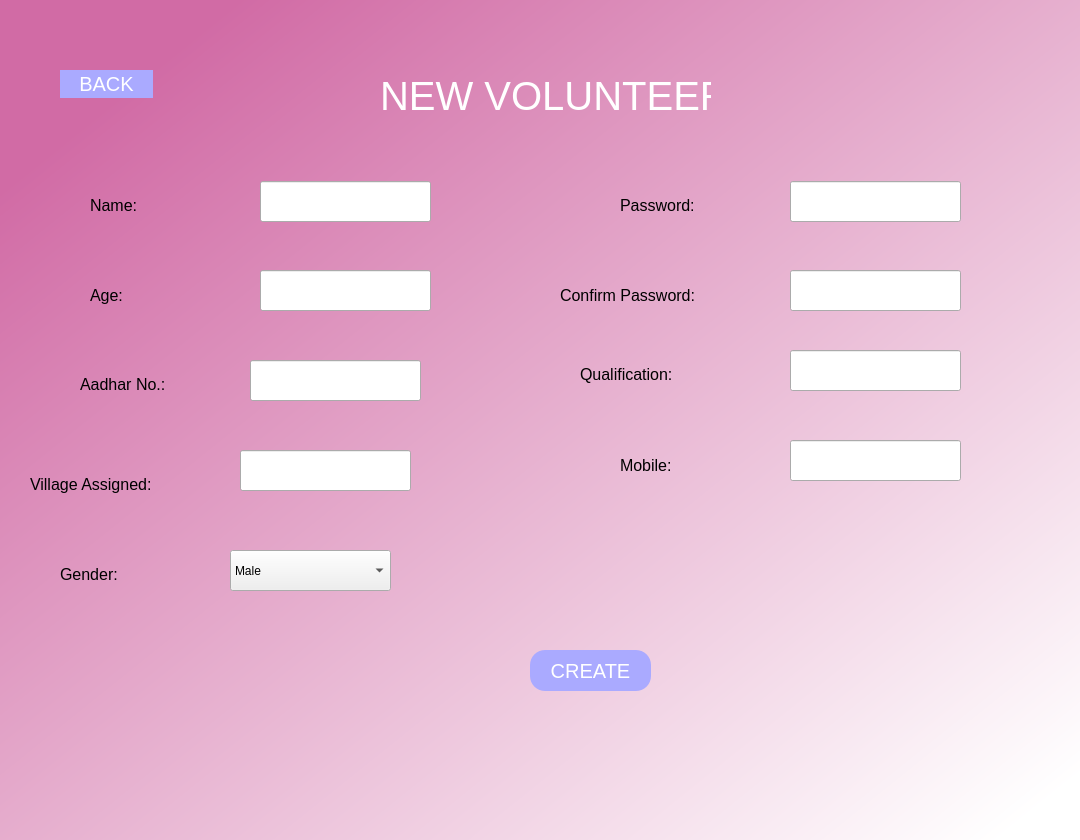
<?xml version="1.0" encoding="UTF-8"?>
<ui version="4.0">
 <class>Dialog</class>
 <widget class="QDialog" name="Dialog">
  <property name="geometry">
   <rect>
    <x>0</x>
    <y>0</y>
    <width>1080</width>
    <height>840</height>
   </rect>
  </property>
  <property name="windowTitle">
   <string>Dialog</string>
  </property>
  <property name="styleSheet">
   <string notr="true">QDialog#Dialog{
background-color: qlineargradient(spread:pad, x1:0.110526, y1:0.114, x2:0.973684, y2:0.949, stop:0 rgba(209, 107, 165, 255), stop:1 rgba(255, 255, 255, 255));
}</string>
  </property>
  <widget class="QLabel" name="label_2">
   <property name="geometry">
    <rect>
     <x>380</x>
     <y>60</y>
     <width>331</width>
     <height>71</height>
    </rect>
   </property>
   <property name="styleSheet">
    <string notr="true">color: rgb(255, 255, 255);
font-size:40px;
border-radius:15px;</string>
   </property>
   <property name="text">
    <string>NEW VOLUNTEER</string>
   </property>
  </widget>
  <widget class="QLabel" name="label_5">
   <property name="geometry">
    <rect>
     <x>90</x>
     <y>190</y>
     <width>91</width>
     <height>31</height>
    </rect>
   </property>
   <property name="styleSheet">
    <string notr="true">
font-size:16px;</string>
   </property>
   <property name="text">
    <string>Name:</string>
   </property>
  </widget>
  <widget class="QLabel" name="label_6">
   <property name="geometry">
    <rect>
     <x>90</x>
     <y>280</y>
     <width>91</width>
     <height>31</height>
    </rect>
   </property>
   <property name="styleSheet">
    <string notr="true">
font-size:16px;</string>
   </property>
   <property name="text">
    <string>Age:</string>
   </property>
  </widget>
  <widget class="QLineEdit" name="name">
   <property name="geometry">
    <rect>
     <x>260</x>
     <y>181</y>
     <width>171</width>
     <height>41</height>
    </rect>
   </property>
   <property name="styleSheet">
    <string notr="true">font-size:16px;
</string>
   </property>
   <property name="text">
    <string/>
   </property>
  </widget>
  <widget class="QLineEdit" name="age">
   <property name="geometry">
    <rect>
     <x>260</x>
     <y>270</y>
     <width>171</width>
     <height>41</height>
    </rect>
   </property>
   <property name="styleSheet">
    <string notr="true">font-size:16px;
</string>
   </property>
   <property name="text">
    <string/>
   </property>
  </widget>
  <widget class="QLabel" name="label_7">
   <property name="geometry">
    <rect>
     <x>30</x>
     <y>469</y>
     <width>131</width>
     <height>31</height>
    </rect>
   </property>
   <property name="styleSheet">
    <string notr="true">
font-size:16px;</string>
   </property>
   <property name="text">
    <string>Village Assigned:</string>
   </property>
  </widget>
  <widget class="QLineEdit" name="village">
   <property name="geometry">
    <rect>
     <x>240</x>
     <y>450</y>
     <width>171</width>
     <height>41</height>
    </rect>
   </property>
   <property name="styleSheet">
    <string notr="true">font-size:16px;
</string>
   </property>
   <property name="text">
    <string/>
   </property>
  </widget>
  <widget class="QLabel" name="label_11">
   <property name="geometry">
    <rect>
     <x>80</x>
     <y>369</y>
     <width>91</width>
     <height>31</height>
    </rect>
   </property>
   <property name="styleSheet">
    <string notr="true">
font-size:16px;</string>
   </property>
   <property name="text">
    <string>Aadhar No.:</string>
   </property>
  </widget>
  <widget class="QLineEdit" name="aadhar">
   <property name="geometry">
    <rect>
     <x>250</x>
     <y>360</y>
     <width>171</width>
     <height>41</height>
    </rect>
   </property>
   <property name="styleSheet">
    <string notr="true">font-size:16px;
</string>
   </property>
   <property name="text">
    <string/>
   </property>
  </widget>
  <widget class="QPushButton" name="create">
   <property name="geometry">
    <rect>
     <x>530</x>
     <y>650</y>
     <width>121</width>
     <height>41</height>
    </rect>
   </property>
   <property name="styleSheet">
    <string notr="true">color: rgb(255, 255, 255);
background-color: rgb(170, 170, 255);
border-radius:15px;
font-size:20px</string>
   </property>
   <property name="text">
    <string>CREATE</string>
   </property>
  </widget>
  <widget class="QLabel" name="label_8">
   <property name="geometry">
    <rect>
     <x>580</x>
     <y>359</y>
     <width>131</width>
     <height>31</height>
    </rect>
   </property>
   <property name="styleSheet">
    <string notr="true">
font-size:16px;</string>
   </property>
   <property name="text">
    <string>Qualification:</string>
   </property>
  </widget>
  <widget class="QLineEdit" name="qualification">
   <property name="geometry">
    <rect>
     <x>790</x>
     <y>350</y>
     <width>171</width>
     <height>41</height>
    </rect>
   </property>
   <property name="styleSheet">
    <string notr="true">font-size:16px;
</string>
   </property>
   <property name="text">
    <string/>
   </property>
  </widget>
  <widget class="QLineEdit" name="password">
   <property name="geometry">
    <rect>
     <x>790</x>
     <y>181</y>
     <width>171</width>
     <height>41</height>
    </rect>
   </property>
   <property name="styleSheet">
    <string notr="true">font-size:16px;
</string>
   </property>
   <property name="text">
    <string/>
   </property>
  </widget>
  <widget class="QLineEdit" name="confirm">
   <property name="geometry">
    <rect>
     <x>790</x>
     <y>270</y>
     <width>171</width>
     <height>41</height>
    </rect>
   </property>
   <property name="styleSheet">
    <string notr="true">font-size:16px;
</string>
   </property>
   <property name="text">
    <string/>
   </property>
  </widget>
  <widget class="QLabel" name="label_9">
   <property name="geometry">
    <rect>
     <x>560</x>
     <y>280</y>
     <width>151</width>
     <height>31</height>
    </rect>
   </property>
   <property name="styleSheet">
    <string notr="true">
font-size:16px;</string>
   </property>
   <property name="text">
    <string>Confirm Password:</string>
   </property>
  </widget>
  <widget class="QLabel" name="label_10">
   <property name="geometry">
    <rect>
     <x>620</x>
     <y>190</y>
     <width>91</width>
     <height>31</height>
    </rect>
   </property>
   <property name="styleSheet">
    <string notr="true">
font-size:16px;</string>
   </property>
   <property name="text">
    <string>Password:</string>
   </property>
  </widget>
  <widget class="QLineEdit" name="mobile">
   <property name="geometry">
    <rect>
     <x>790</x>
     <y>440</y>
     <width>171</width>
     <height>41</height>
    </rect>
   </property>
   <property name="styleSheet">
    <string notr="true">font-size:16px;
</string>
   </property>
   <property name="text">
    <string/>
   </property>
  </widget>
  <widget class="QLabel" name="label_12">
   <property name="geometry">
    <rect>
     <x>620</x>
     <y>450</y>
     <width>91</width>
     <height>31</height>
    </rect>
   </property>
   <property name="styleSheet">
    <string notr="true">
font-size:16px;</string>
   </property>
   <property name="text">
    <string>Mobile:</string>
   </property>
  </widget>
  <widget class="QLabel" name="label_13">
   <property name="geometry">
    <rect>
     <x>60</x>
     <y>559</y>
     <width>91</width>
     <height>31</height>
    </rect>
   </property>
   <property name="styleSheet">
    <string notr="true">
font-size:16px;</string>
   </property>
   <property name="text">
    <string>Gender:</string>
   </property>
  </widget>
  <widget class="QComboBox" name="gender">
   <property name="geometry">
    <rect>
     <x>230</x>
     <y>550</y>
     <width>161</width>
     <height>41</height>
    </rect>
   </property>
   <property name="styleSheet">
    <string notr="true"/>
   </property>
   <item>
    <property name="text">
     <string>Male</string>
    </property>
   </item>
   <item>
    <property name="text">
     <string>Female</string>
    </property>
   </item>
   <item>
    <property name="text">
     <string>Others</string>
    </property>
   </item>
  </widget>
  <widget class="QPushButton" name="back">
   <property name="geometry">
    <rect>
     <x>60</x>
     <y>70</y>
     <width>93</width>
     <height>28</height>
    </rect>
   </property>
   <property name="styleSheet">
    <string notr="true">color: rgb(255, 255, 255);
background-color: rgb(170, 170, 255);
border-radius:20px;
font-size:20px</string>
   </property>
   <property name="text">
    <string>BACK</string>
   </property>
  </widget>
 </widget>
 <resources/>
 <connections/>
</ui>
